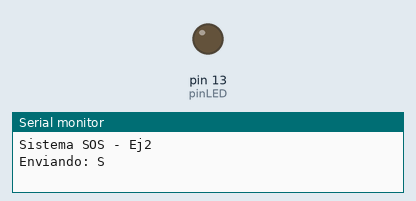
Simulated run of this sketch. Board: Arduino Uno, built with avr-gcc and run on an emulated ATmega328P. On the bench: output pins drawn as LEDs (lit = HIGH), the last lines printed to the serial monitor.

Above: at 1.3 s.
At 9.5 s:
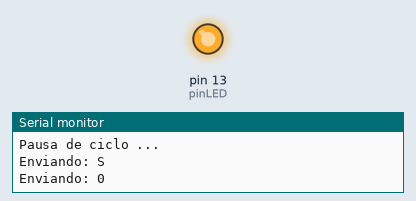
Timing chart, 0 to 9.9 s (numbered marks = the images above):
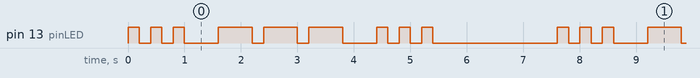

The sketch:

03_sos.ino
```cpp
const int pinLED = 13;

void setup() {
  pinMode(pinLED, OUTPUT);
  Serial.begin(9600);
  Serial.println("Sistema SOS - Ej2");
}

void loop() {
  // Letra S (3 puntos)
  Serial.println("Enviando: S");
  for (int i = 0; i < 3; i++) {
    digitalWrite(pinLED, HIGH);
    delay(200);
    digitalWrite(pinLED, LOW);
    delay(200);
  }
  delay(400);

  // Letra 0 (3 rayas)
  Serial.println("Enviando: 0");
  for (int i = 0; i < 3; i++) {
    digitalWrite(pinLED, HIGH);
    delay(600);
    digitalWrite(pinLED, LOW);
    delay(200);
  }
  delay(400);

  // Letra S (3 puntos)
  Serial.println("Enviando: S");
  for (int i = 0; i < 3; i++) {
    digitalWrite(pinLED, HIGH);
    delay(200);
    digitalWrite(pinLED, LOW);
    delay(200);
  }

  Serial.println("Pausa de ciclo ... ");
  delay(2000);
}
```

Measured:
- by itself, pin 13 (pinLED): repeats every 7.6 s: 2 × (LOW 0.20 s, HIGH 0.20 s), LOW 0.60 s, 2 × (HIGH 0.60 s, LOW 0.20 s), HIGH 0.60 s, LOW 0.60 s, 2 × (HIGH 0.20 s, LOW 0.20 s), HIGH 0.20 s, LOW 2.2 s, HIGH 0.20 s
- by itself, everything shown: repeats every 7.6 s, in 18 steps
